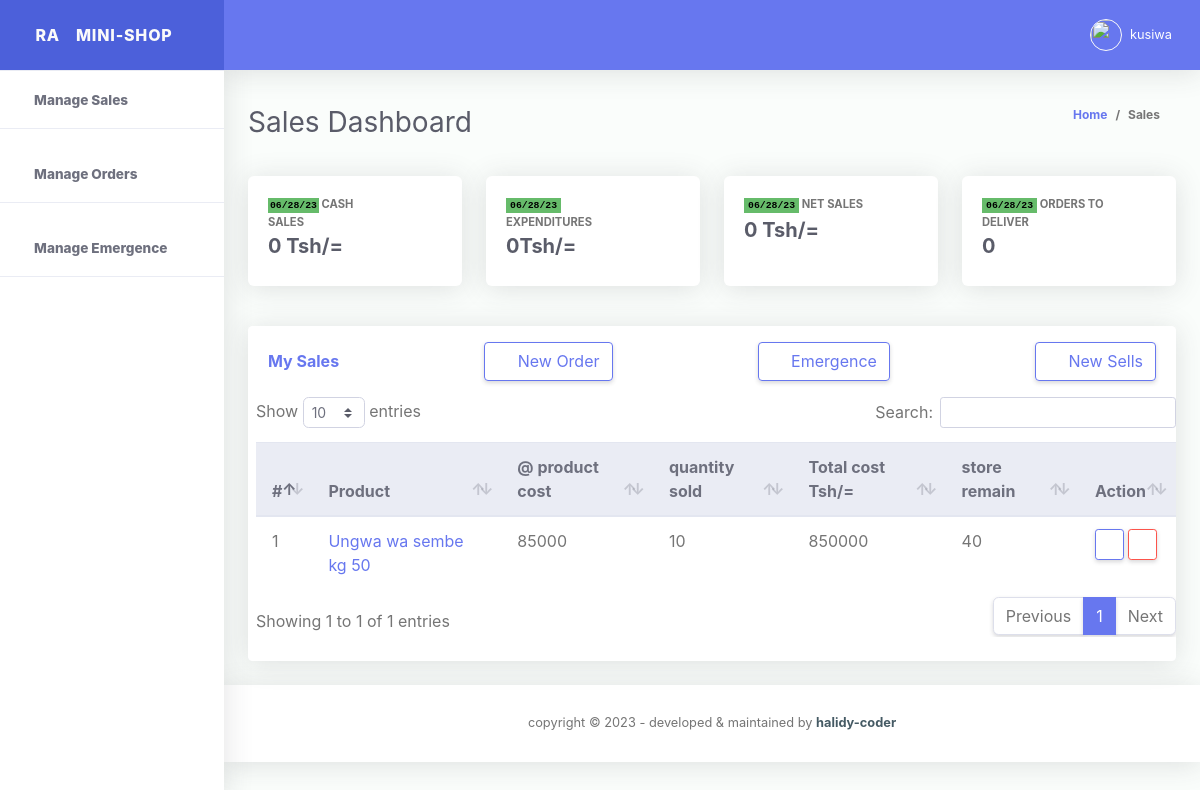
/my-sales (signed in), run on the app's committed database.
### storeApp/models.py (models this page shows, shortened)
class productSoldInCash(models.Model):
    now_date = now().date
    id = models.UUIDField(
        primary_key=True, default=uuid.uuid4, editable=False, unique=True)
    product_name = models.ForeignKey(
        ProductAndSupplierAndReceiverTable, on_delete=models.SET_NULL, null=True)
    number_of_product_nedeed = models.IntegerField()
    date_product_sold = models.DateTimeField(default=now_date)
    total_product_cost = models.PositiveIntegerField(null=True, blank=True)
    supervisor = models.ForeignKey(
        EmployeeDetailInformations, on_delete=models.SET_NULL, null=True)
    shop_name = models.ForeignKey(ShopsTable, on_delete=models.CASCADE)
    store_remain = models.PositiveIntegerField(null=True, blank=True)
    created_at = models.DateTimeField(auto_now_add=True)
    updated_at = models.DateTimeField(auto_now=True)
    class Meta:
        verbose_name_plural = 'products sold'

class ProductAndSupplierAndReceiverTable(models.Model):
    id = models.UUIDField(
        primary_key=True, default=uuid.uuid4, editable=False, unique=True)
    product_name = models.ForeignKey(ProductTable, on_delete=models.CASCADE)
    product_cost = models.PositiveIntegerField(
        null=True, blank=True, default=0)
    product_quantity = models.PositiveIntegerField(
        null=True, blank=True, default=0)
    total_product_cost = models.PositiveIntegerField(
        null=True, blank=True, default=0)
    amount_to_sold = models.PositiveIntegerField(null=True, blank=True)
    supplier_full_name = models.ForeignKey(
        ProductAndSupplierTable, on_delete=models.CASCADE)
    shop_info = models.ForeignKey(ShopsTable, on_delete=models.CASCADE)
    product_receiver = models.ForeignKey(
        EmployeeDetailInformations, on_delete=models.CASCADE)
    created_at = models.DateTimeField(auto_now_add=True)
    updated_at = models.DateTimeField(auto_now=True)
    class Meta:
        verbose_name_plural = 'products received '
    def __str__(self):
        return str(self.product_name)

class ProductTable(models.Model):
    id = models.UUIDField(
        primary_key=True, default=uuid.uuid4, editable=False, unique=True)
    product_name = models.CharField(max_length=100)
    created_at = models.DateTimeField(auto_now_add=True)
    updated_at = models.DateTimeField(auto_now=True)
    class Meta:
        verbose_name_plural = 'products List'
    def __str__(self):
        return str(self.product_name)

### storeApp/views.py (the view, shortened to what this page needs)
# urls.py: path('my-sales', views.salesPage, name="salesPage"),
@cache_control(no_cache=True, must_revalidate=True, no_store=True)
@login_required(login_url=LOGIN_URL)
def salesPage(request):
  if request.method == "POST" and request.POST.get('sell_product'):
    print(request.POST.get('product_name'))
    get_product_id = request.POST.get('product_name')
    date_product_sold = request.POST.get('date_product_sold')
    number_of_product_nedeed = request.POST.get('number_of_product_nedeed')
    number_of_product_nedeed = int(number_of_product_nedeed)
    get_product = ProductAndSupplierAndReceiverTable.objects.get(id=get_product_id )
    get_product_quantity_in_a_store = int(get_product.product_quantity)
    form = productSoldInCashForm(request.POST)
    if form.is_valid():
      if number_of_product_nedeed > get_product_quantity_in_a_store:
        messages.info(request, f" {get_product} remains only {get_product_quantity_in_a_store} please add more quantity to the store to continue selling this products")
        return redirect("storeApp:salesPage")
      elif number_of_product_nedeed < get_product_quantity_in_a_store:
        get_product_cost_after_sold= int(get_product.amount_to_sold) * number_of_product_nedeed
        instance = form.save(commit= False)
        instance.total_product_cost =get_product_cost_after_sold
        store_remain =int(get_product.product_quantity) - number_of_product_nedeed
        product_cost_remain_in_store = store_remain * int(get_product.product_cost)
        update_product_quantity_in_store = ProductAndSupplierAndReceiverTable.objects.filter(id =get_product_id ).update(
        product_quantity=store_remain,total_product_cost = product_cost_remain_in_store)
        x = datetime.datetime.now()
        print(x.strftime("%d"))
        print(date_product_sold)
        instance.store_remain =store_remain
        get_login_user = request.user.username
        print(get_login_user)
        try:
          filter_login_user = EmployeeDetailInformations.objects.get( employee_username = get_login_user )
          print('-------------', filter_login_user)
          instance.store_remain =store_remain
          instance.supervisor = filter_login_user
          instance.save()
          get_product = ProductAndSupplierAndReceiverTable.objects.get(id=get_product_id)
          messages.success(request, f"{get_product_id} sold by {request.user.username}")
          return redirect("storeApp:salesPage")
        except:
          instance.store_remain =store_remain
          instance.save()
          get_product = ProductAndSupplierAndReceiverTable.objects.get(id=get_product_id)
          messages.success(request, f"{get_product_id} sold by {request.user.username}")
          return redirect("storeApp:salesPage")
    else:
      messages.info(request, "Oops! something wrong, please try again.")
      return redirect("storeApp:salesPage")
  elif request.method == "POST" and request.POST.get("add_emergence"):
    form = EmergenceInformationsForm(request.POST)
    if form.is_valid():
      form.save()
      messages.success(request, f"emergence information added by {request.user.username}")
      return redirect("storeApp:salesPage")
  else:
    try:
      get_all_user_authorizations = AuthorizeUsers.objects.get(select_user = request.user)
    except:
      messages.info(request, f"{request.user} does not have any credential yet!")
      return redirect("storeApp:employeePage")
    form = productSoldInCashForm()
    get_all_employee = EmployeeDetailInformations.objects.all()
    get_all_products = ProductAndSupplierAndReceiverTable.objects.all().order_by('-id')
    get_all_shops = ShopsTable.objects.all().order_by('-updated_at')
    get_all_product_sold = productSoldInCash.objects.all().order_by('-updated_at')
    get_all_product_in_store = ProductAndSupplierAndReceiverTable.objects.all().order_by('id')
    today_date = datetime.datetime.today().date()
    print( "--------------------",today_date)
    get_all_today_orders = CustomersOrders.objects.filter(delivery_date_expected=today_date )
    number_of_order_received_tody=get_all_today_orders.count()
    get_all_product_sold_today = productSoldInCash.objects.filter(date_product_sold = today_date)
    today_sales_sum = 0
    today_emergence_cost_sum = 0
    get_emergence_info = EmergenceInformations.objects.filter(spending_date = today_date)
    amount_remain_after_deducting_emergence_cost = today_sales_sum - today_emergence_cost_sum
    x = datetime.datetime.now()
    today = x.strftime("%x")
    template_name = 'store/salesPage.html'
    context = {
      'form':form,
      'today':today,
      'get_all_products':get_all_products,
      'get_all_shops':get_all_shops,
      'get_all_employee':get_all_employee,
      'get_all_product_sold':get_all_product_sold,
      'get_all_product_in_store':get_all_product_in_store,
      'get_all_product_sold_today':get_all_product_sold_today.first,
      'today_sales_sum':today_sales_sum,
      'get_emergence_info':get_emergence_info,
      'today_emergence_cost_sum':today_emergence_cost_sum,
      'amount_remain_after_deducting_emergence_cost':amount_remain_after_deducting_emergence_cost,
      'number_of_order_received_tody':number_of_order_received_tody,
      'get_all_user_authorizations':get_all_user_authorizations,
    }
    return render (request, template_name, context)

### templates/store/salesPage.html (shortened to what this page needs)
{% extends './base.html' %}
{% load static %}
{% block content %}
{% include './salesStatusBar.html' %}
{% include './salesDatatables.html' %}
{% endblock %}

### templates/store/base.html (shortened to what this page needs)
<!DOCTYPE html>
<html lang="en">
{% load static %}
<head>
  <link href="{% static './vendor/fontawesome-free/css/all.min.css' %}" rel="stylesheet" type="text/css">
  <link href="{% static './vendor/bootstrap/css/bootstrap.min.css' %}" rel="stylesheet" type="text/css">
  <link href="{% static './css/ruang-admin.min.css' %}" rel="stylesheet">
  <link href="{% static './css/chart.css' %}" rel="stylesheet">
  <link href="{% static './vendor/datatables/dataTables.bootstrap4.min.css' %}" rel="stylesheet">
  <link href="{% static './vendor/select2/dist/css/select2.min.css'%}" rel="stylesheet" type="text/css">
  <link href="{% static './vendor/bootstrap-datepicker/css/bootstrap-datepicker.min.css' %}" rel="stylesheet" >
  <link href="{% static './vendor/bootstrap-touchspin/css/jquery.bootstrap-touchspin.css' %} " rel="stylesheet" >
  <link href="{% static './vendor/clock-picker/clockpicker.css' %}" rel="stylesheet">
  <link href="{% static './css/ruang-admin.css' %}" rel="stylesheet">
</head>
<body id="page-top" >
<div id="wrapper" >
  <ul class="navbar-nav sidebar sidebar-light accordion" id="accordionSidebar">
    <a class="sidebar-brand d-flex align-items-center justify-content-center" href="homePage">
      <div class="sidebar-brand-icon">
        <span>RA</span>
      </div>
      <div class="sidebar-brand-text mx-3">MINI-SHOP</div>
    </a>
    <hr class="sidebar-divider my-0">
    {% if get_all_user_authorizations.manage_sales %}
    <li class="nav-item active">
      <a class="nav-link" href="{% url 'storeApp:salesPage' %}">
        <i class="fas far fa-money-bill-alt fa-2x text-success"></i>
        <span>Manage Sales</span></a>
    </li>
    <hr class="sidebar-divider">
    {% endif %}
    {% if get_all_user_authorizations.manage_orders %}
    <li class="nav-item active">
      <a class="nav-link" href="{% url 'storeApp:ordersPage' %}">
        <i class="fas far fas fa-cart-arrow-down fa-2x text-success"></i>
        <span>Manage Orders</span></a>
    </li>
    <hr class="sidebar-divider">
    {% endif %}
    {% if get_all_user_authorizations.manage_emergence %}
    <li class="nav-item active">
      <a class="nav-link" href="{% url 'storeApp:emergencePage' %}">
        <i class="fas far far fa-comments fa-2x text-success"></i>
        <span>Manage Emergence</span></a>
    </li>
    <hr class="sidebar-divider">
    {% endif %}
  </ul>
  <div id="content-wrapper" class="d-flex flex-column">
    <div id="content">
      <nav class="navbar navbar-expand navbar-light bg-navbar topbar mb-4 static-top">
        <button id="sidebarToggleTop" class="btn btn-link rounded-circle mr-3">
          <i class="fa fa-bars"></i>
        </button>
        <ul class="navbar-nav ml-auto">
          {% if request.user.is_authenticated %}
          <li class="nav-item dropdown no-arrow">
            <a class="nav-link dropdown-toggle" href="#" id="userDropdown" role="button" data-toggle="dropdown"
              aria-haspopup="true" aria-expanded="false">
              <img class="img-profile rounded-circle" src="{% static 'img/boy.png' %}" style="max-width: 60px">
              <span class="ml-2 d-none d-lg-inline text-white small">{{request.user.username}}</span>
            </a>
          </li>
          {% endif %}
        </ul>
      </nav>
      {% block content %}
      {% endblock %}
    <footer class="sticky-footer bg-white">
      <div class="container my-auto">
        <div class="copyright text-center my-auto">
          <span>copyright &copy; <script> document.write(new Date().getFullYear()); </script> - developed & maintained by
            <b><a href="https://halidy-coder.gitlab.io/" target="_blank">halidy-coder</a></b>
          </span>
        </div>
      </div>
    </footer>
  </div>
</div>
  </body>
</html>

### templates/store/salesDatatables.html (shortened to what this page needs)
<div class="tabe_section">
  <div class="container-fluid">
    <div class="row">
      <div class="col-xl-12 col-lg-12 mb-4">
        <div class="card">
          <div class="card-header py-3 d-flex flex-row align-items-center justify-content-between">
            <h6 class="m-0 font-weight-bold text-primary">My Sales</h6>
            <button type="button" class="btn  btn-outline-primary" data-toggle="modal" data-target="#orderModal"
            id="#orderModal"><i class="fas fa-plus p-1"></i>New Order</button>
            <button type="button" class="btn  btn-outline-primary" data-toggle="modal" data-target="#emergenceModal"
            id="#emergenceModal"><i class="fas fa-plus p-1"></i>Emergence</button>
            <button type="button" class="btn  btn-outline-primary" data-toggle="modal" data-target="#salesModal"
            id="#salesModal"><i class="fas fa-plus p-1"></i>New Sells</button>
          </div>
          {% if get_all_product_sold %}
          <div class="table-responsive pl-2">
            <table class="table align-items-center table-flush table-hover" id="dataTableHover">
              <thead class="thead-light">
                <tr>
                  <th>#</th>
                  <th>Product </th>
                  <th>@ product cost</th>
                  <th>quantity sold</th>
                  <th>Total cost Tsh/=</th>
                  <th>store remain</th>
                  <th>Action</th>
                </tr>
              </thead>
              <tbody>
                {% for product_sold in get_all_product_sold %}
                <tr>
                  <td>{{forloop.counter}}</td>
                  <td><a href="#">{{product_sold.product_name}}</a></td>
                  <td>{{product_sold.product_name.amount_to_sold}}</td>
                  <td>{{product_sold.number_of_product_nedeed}}</td>
                  <td>{{product_sold.total_product_cost}}</td>
                  <td>{{product_sold.store_remain}}</td>
                  <td>
                    <a data-toggle="modal" data-target="#productSoldDetailViewModal{{product_sold.id}}" class="btn btn-sm btn-outline-primary text-primary"><i class="fas fas fa-eye"></i></a>
                    <a  data-toggle="modal" data-target="#deleteProductSoldModal" class="btn btn-sm btn-outline-danger"><i class="fas fas fas far fa-trash-alt"></i></a>
                  </td>
                </tr>
               {% endfor %}
              </tbody>
            </table>
          </div>
          {% endif %}
          <div class="card-footer"></div>
        </div>
      </div>
    </div>
  </div>
</div>

### data on the page
productSoldInCash: product_name "Ungwa wa sembe kg 50", product_name.amount_to_sold "85000", number_of_product_nedeed "10", total_product_cost "850000", store_remain "40"

### other printed values
{{ request.user.username }} "kusiwa"
{{ today_sales_sum }} "0"
{{ today_emergence_cost_sum }} "0"
{{ amount_remain_after_deducting_emergence_cost }} "0"
{{ number_of_order_received_tody }} "0"
